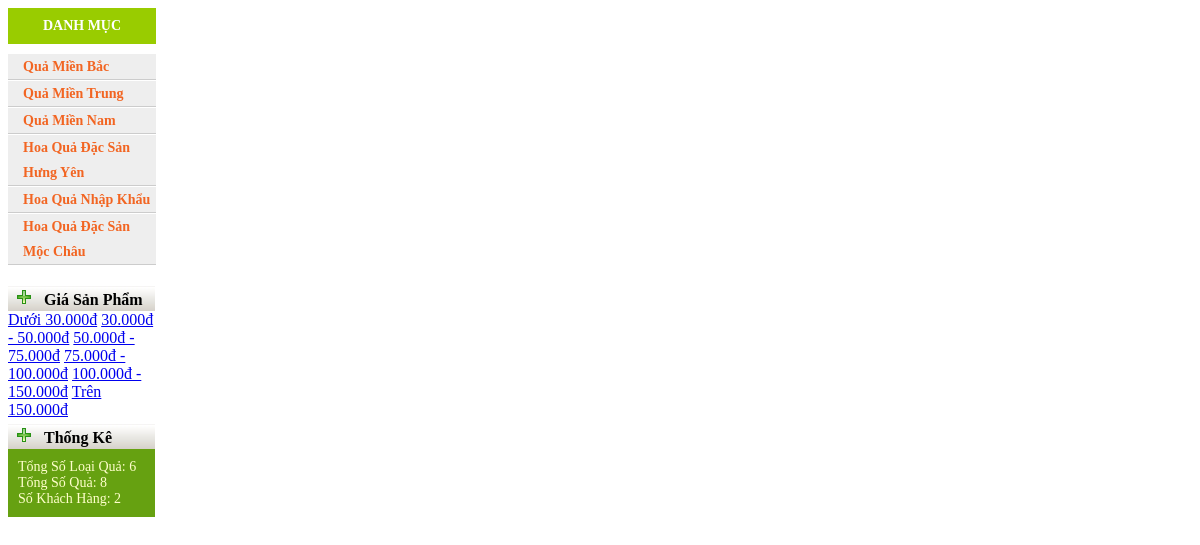
/source/webbanhoaqua/menuleft.php, run on the app's committed database.
### tables this page shows
CREATE TABLE `loai_qua` (
  `ma_loai` int(11) NOT NULL,
  `ten_loai` varchar(40) NOT NULL
);

### source/webbanhoaqua/include/thongke.php (called while the page is built, shortened)
<?php
	$strSQL="SELECT COUNT(*) FROM loai_qua";
	$so_loai_qua = $conn->query($strSQL);
	$rowLOAI = $so_loai_qua->fetch_array();
	$soloaiqua = $rowLOAI[0];
	$strSQL="SELECT COUNT(*) FROM qua";
	$so_qua=$conn->query($strSQL);
	$rowqua=$so_qua->fetch_array();
	$soqua=$rowqua[0];
	$strSQL="SELECT COUNT(*) FROM khach_hang";
	$khach_hang=$conn->query($strSQL);
	$rowKHACH=$khach_hang->fetch_array();
	$khachhang=$rowKHACH[0];
?>

### source/webbanhoaqua/menuleft.php (the view, shortened to what this page needs)
<?php
	$conn = new mysqli("localhost", "root", "", "traicay");
	$strSQL = "SELECT * FROM loai_qua";
	$loaiqua = $conn->query($strSQL);
?>
<div id="left">
    <h1>DANH MỤC</h1>
    <ul>
		<?php while($row=$loaiqua->fetch_assoc()) { ?>
    		<li><a href="#" onclick="loaiqua_onsubmit('<?php echo $row['ma_loai']; ?>')"><?php echo $row['ten_loai']; ?></a></li>
		<?php } ?>
    </ul>
</div>
<table width="147" border="0" cellpadding="0" cellspacing="0" style="padding-top:5px;">
		<tr>
			<td style="height:25px; background:url(images/trang.jpg) repeat-x;font-weight:bold" align="left" class="ht" colspan="3">
				&nbsp;&nbsp;<img src="images/no.gif" border="0" width="16" height="16" align="bottom"/>
				&nbsp;&nbsp;Giá Sản Phẩm
			</td>
		</tr>
		<tr>
			<td>
		<div class="menuleft">
			<a href="#" onclick="timgia_onsubmit('mot')">Dưới 30.000đ</a>
			<a href="#" onclick="timgia_onsubmit('hai')">30.000đ - 50.000đ</a>
			<a href="#" onclick="timgia_onsubmit('ba')">50.000đ - 75.000đ</a>
			<a href="#" onclick="timgia_onsubmit('bon')">75.000đ - 100.000đ</a>
			<a href="#" onclick="timgia_onsubmit('nam')">100.000đ - 150.000đ</a>
			<a href="#" onclick="timgia_onsubmit('sau')">Trên 150.000đ</a>
		</div>
			</td>
		</tr>
</table>
<?php include('include/thongke.php'); ?>
<table width="147" border="0" cellpadding="0" cellspacing="0" style="padding-top:5px;">
		<tr>
			<td style="height:25px; background:url(images/trang.jpg) repeat-x;font-weight:bold" align="left" class="ht" colspan="3">
				&nbsp;&nbsp;<img src="images/no.gif" border="0" width="16" height="16" align="bottom"/>
				&nbsp;&nbsp;Thống Kê
			</td>
		</tr>
		<tr>
			<td style="margin-top:4px; width:147px;font-size:14px ;padding:10px; background:#66A111; color:#FFFFCC;">
			Tổng Số Loại Quả: <?php echo $soloaiqua; ?>
			<br />
			Tổng Số Quả: <?php echo $soqua; ?>
			<br />
			Số Khách Hàng: <?php echo $khachhang; ?>
			</td>
		</tr>
</table>

### source/webbanhoaqua/menuleft.php (style rules this page uses)
tr td { text-align: left; }
#left { width:148px; }
#left h1 { background:#99CC00; color:#FFFFFF; font-size:14px; text-align:center; padding: 10px; }
#left ul { list-style-type:none; margin:0px; padding:0px; }
#left ul a { text-decoration:none; line-height:25px; color:#f26522; background:#EEEEEE; display:block; width:133px; border-top:1px solid #FFFFFF; border-bottom:1px solid #CCCCCC; padding-left:15px; font-size: 14px; font-weight: bold; }

### data on the page
loai_qua: ten_loai "Quả Miền Bắc"
loai_qua: ten_loai "Quả Miền Trung"
loai_qua: ten_loai "Quả Miền Nam"
loai_qua: ten_loai "Hoa Quả Đặc Sản Hưng Yên"
loai_qua: ten_loai "Hoa Quả Nhập Khẩu"
loai_qua: ten_loai "Hoa Quả Đặc Sản Mộc Châu"

### other printed values
$soloaiqua "6"
$soqua "8"
$khachhang "2"
